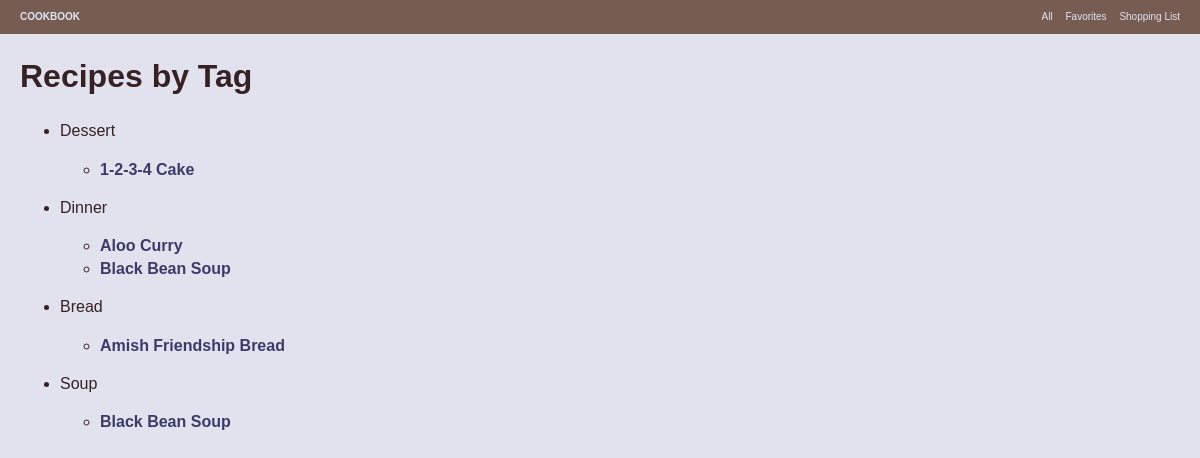
/recipes-by-tag/, run on an earlier commit of the app's database.
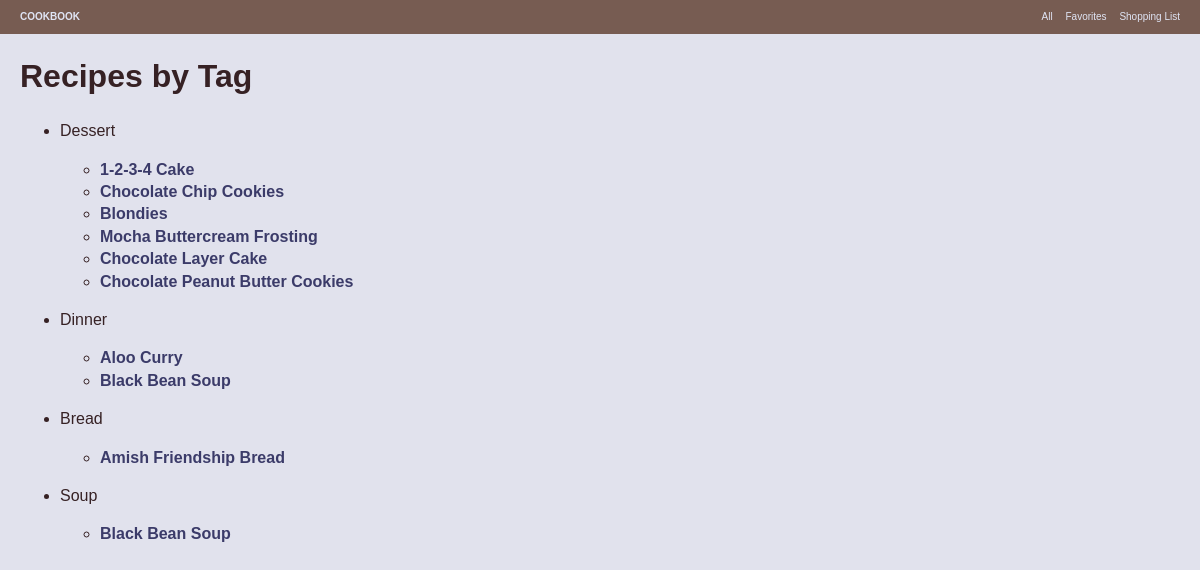
And on a later commit of the database.
### cookbook/models.py (models this page shows, shortened)
class RecipeTag(models.Model):
    name = models.CharField(max_length=50)

class Recipe(models.Model):
    title = models.CharField(max_length=200)
    description = models.TextField(null=True, blank=True)
    slug = models.SlugField()
    favorite_by = models.ManyToManyField(User, blank=True)
    recipe_tags = models.ManyToManyField(RecipeTag, blank=True)
    related_recipes = models.ManyToManyField('self', blank=True)
    original_source = models.TextField(null=True, blank=True)

### cookbook/views.py (the view)
# urls.py: url(r'^recipes-by-tag/$', 'cookbook.views.index_by_tag'),
def index_by_tag(request):
    all_tags = RecipeTag.objects.all()
    user = request.user
    return render_to_response('recipes/index_by_tag.html', {'all_tags': all_tags, 'user': user})

### templates/recipes/index_by_tag.html (shortened to what this page needs)
{% extends "base.html" %}
{% block main_content %}
<h1>Recipes by Tag</h1>
<ul>
{% for t in all_tags %}
  <li>{{ t.name }}
    <ul>
    {% for r in t.recipe_set.all %}
      <li><strong><a href="/recipes/{{ r.slug }}/" title="{{ r.title }}">{{ r.title }}</a></strong>
      <br>
      {{ r.description }}</li>
    {% endfor %}
    </ul>
  </li>
{% endfor %}
</ul>
{% endblock %}

What changed in the data, as far as the page shows it:
added Recipe: title "Chocolate Chip Cookies", shown under RecipeTag "Dessert"
added Recipe: title "Blondies", shown under RecipeTag "Dessert"
added Recipe: title "Mocha Buttercream Frosting", shown under RecipeTag "Dessert"
added Recipe: title "Chocolate Layer Cake", shown under RecipeTag "Dessert"
added Recipe: title "Chocolate Peanut Butter Cookies", shown under RecipeTag "Dessert"
